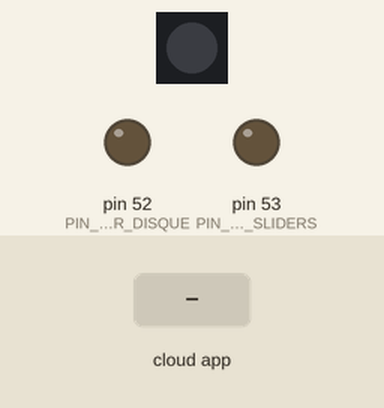
The sketch below on a simulated Arduino Mega 2560, built with avr-gcc and run on an emulated ATmega2560. Shown: 1 RGB LEDs in strip order, left to right, output pins drawn as LEDs (lit = HIGH). The inputs (shaded band) are chosen by the test bench. Dim RGB values are drawn brighter than linear; the RemoteXY app is connected.

Above: at 1.2 s.
1.3 s: the phone or cloud app sets slider_1 to 25
At 2.2 s:
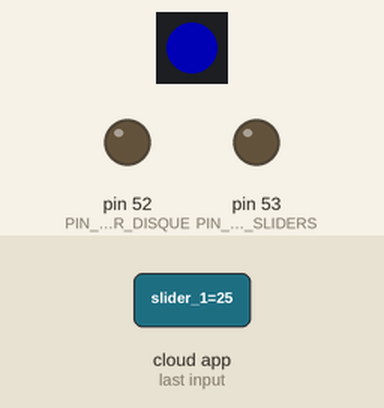
2.8 s: the phone or cloud app sets slider_2 to 25
At 3.4 s:
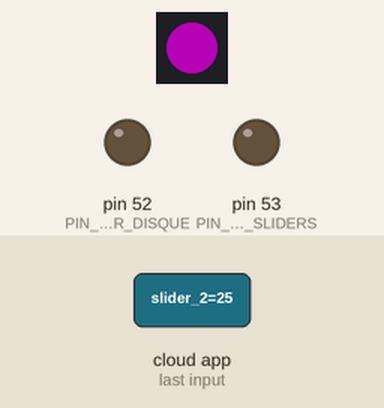
4.3 s: the phone or cloud app sets slider_3 to 25
At 5.5 s:
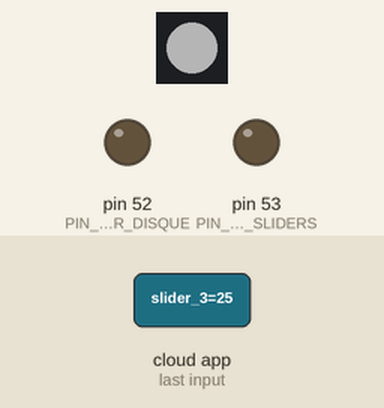
5.8 s: the phone or cloud app sets slider_1 to 0
At 6.9 s:
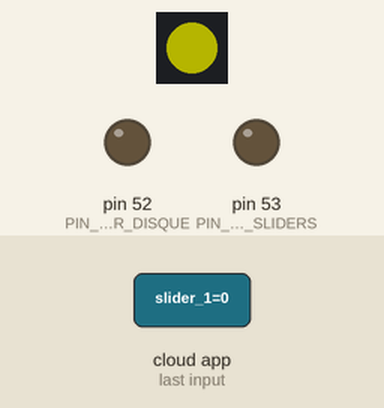
7.3 s: the phone or cloud app sets slider_2 to 0
At 8.0 s:
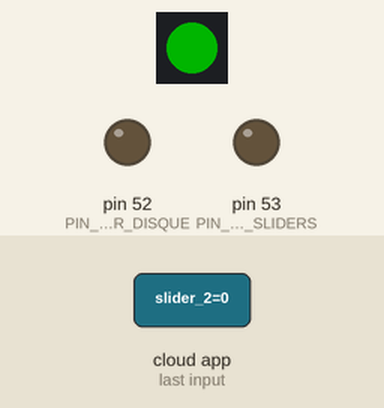
8.8 s: the phone or cloud app sets slider_2 to 50
At 9.1 s:
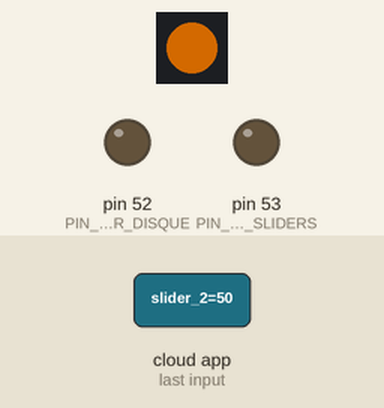
Timing chart, 0 to 11.3 s (numbered marks = the images above; inputs shaded):
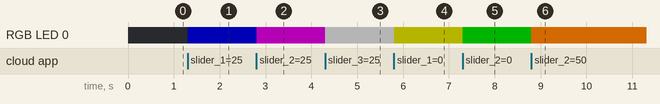

Measured:
- after the input at 1.3 s, RGB LED 0: off → RGB(0, 0, 63) at once
- after the input at 2.8 s, RGB LED 0: RGB(0, 0, 63) → RGB(63, 0, 63) at once
- after the input at 4.3 s, RGB LED 0: RGB(63, 0, 63) → RGB(63, 63, 63) at once
- after the input at 5.8 s, RGB LED 0: RGB(63, 63, 63) → RGB(63, 63, 0) at once
- after the input at 7.3 s, RGB LED 0: RGB(63, 63, 0) → RGB(0, 63, 0) at once
- after the input at 8.8 s, RGB LED 0: RGB(0, 63, 0) → RGB(127, 63, 0) at once

The sketch:

remoteXY_couleur_led.ino
```cpp
#include <FastLED.h>
#define NUM_LEDS 1
#define DATA_PIN 4
CRGB leds[NUM_LEDS];

int tension, val;
// RemoteXY select connection mode and include library
#define REMOTEXY_MODE__ESP8266_HARDSERIAL_POINT

#include <RemoteXY.h>

// RemoteXY connection settings
#define REMOTEXY_SERIAL Serial
#define REMOTEXY_SERIAL_SPEED 115200
#define REMOTEXY_WIFI_SSID "RemoteXY"
#define REMOTEXY_WIFI_PASSWORD "12345678"
#define REMOTEXY_SERVER_PORT 6377


// RemoteXY configurate
#pragma pack(push, 1)
uint8_t RemoteXY_CONF[] =
  { 255,8,0,0,0,125,0,8,13,4,
  129,0,16,5,63,6,0,17,67,111,
  110,116,114,111,108,101,32,100,101,32,
  108,97,32,99,111,117,108,101,117,114,
  0,6,0,38,22,34,34,2,2,26,
  4,0,34,19,9,34,1,203,26,4,
  0,51,19,9,34,1,36,26,4,0,
  66,20,9,34,1,135,26,131,1,2,
  23,20,7,1,2,8,83,108,105,100,
  101,114,115,0,131,0,2,13,20,7,
  2,2,8,68,105,115,113,117,101,0,
  1,0,8,40,12,12,1,1,31,88,
  0,1,0,8,40,12,12,2,1,31,
  88,0 };

// this structure defines all the variables of your control interface
struct {

    // input variable
  uint8_t rgb_1_r; // =0..255 Red color value
  uint8_t rgb_1_g; // =0..255 Green color value
  uint8_t rgb_1_b; // =0..255 Blue color value
  int8_t slider_1; // =0..100 slider position
  int8_t slider_2; // =0..100 slider position
  int8_t slider_3; // =0..100 slider position
  uint8_t Clear_Disque; // =1 if button pressed, else =0
  uint8_t Clear_Sliders; // =1 if button pressed, else =0

    // other variable
  uint8_t connect_flag;  // =1 if wire connected, else =0

} RemoteXY;
#pragma pack(pop)

/////////////////////////////////////////////
//           END RemoteXY include          //
/////////////////////////////////////////////

#define PIN_CLEAR_DISQUE 52
#define PIN_CLEAR_SLIDERS 53

bool page1 = true;
bool page2 = false;


void setup()
{
  RemoteXY_Init ();

  pinMode (PIN_CLEAR_DISQUE, OUTPUT);
  pinMode (PIN_CLEAR_SLIDERS, OUTPUT);

  FastLED.addLeds<WS2812B, DATA_PIN, GRB>(leds, NUM_LEDS);
  Serial.begin(115200);


}

//============================================================

void loop()
{
  RemoteXY_Handler ();

  digitalWrite(PIN_CLEAR_DISQUE, (RemoteXY.Clear_Disque==0)?LOW:HIGH);
  digitalWrite(PIN_CLEAR_SLIDERS, (RemoteXY.Clear_Sliders==0)?LOW:HIGH);

if (RemoteXY.Clear_Disque !=0 ){
  page1 = true;
  page2 = false;
  leds[0] = CRGB(int(RemoteXY.slider_2*2.55), int(RemoteXY.slider_3*2.55),int(RemoteXY.slider_1*2.55));
}

if (RemoteXY.Clear_Sliders !=0 ){
  page1 = true;
  page2 = false;
  leds[0] = CRGB(RemoteXY.rgb_1_r, RemoteXY.rgb_1_g, RemoteXY.rgb_1_b);
}

 if (page1 = true){
    leds[0] = CRGB(RemoteXY.rgb_1_r, RemoteXY.rgb_1_g, RemoteXY.rgb_1_b);
    page2 = false;
 }
 if (page2 = true){
    leds[0] = CRGB(int(RemoteXY.slider_2*2.55), int(RemoteXY.slider_3*2.55),int(RemoteXY.slider_1*2.55));
    page1 = false;
 }


  FastLED.show();


}
```
